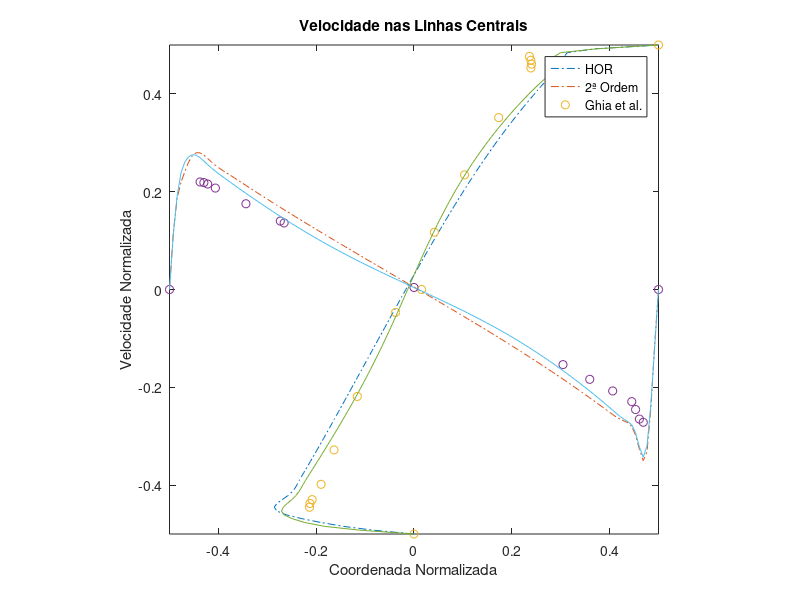

This chart was generated by the following MATLAB code:
clc; clearvars; 

% Dados fornecidos Ghia


y_ghia = [1.0, 0.9766, 0.9688, 0.9609, 0.9531, 0.8516, 0.7344, 0.6172, 0.5, ...
     0.4531, 0.2813, 0.1719, 0.1016, 0.0703, 0.0625, 0.0547, 0.0];
% u_ghia = [1.0, 0.84123, 0.78871, 0.73722, 0.68717, 0.23151, ...
%         0.00332, -0.13641, -0.20581, -0.21090, -0.15662, -0.10150, ...
%        -0.06434, -0.04775, -0.04192, -0.03717, 0.0]; %Re=100
u_ghia = [1.0, 0.47221, 0.47783, 0.48070, 0.47804, 0.34635, 0.20673, 0.08344, ...
    0.03111, -0.07540, -0.23186, -0.32709, -0.38000, -0.41657, ...
     -0.42537, -0.42735, 0.0]; %Re = 10000
 x_ghia = [1.0, 0.9688, 0.9609, 0.9531, 0.9453, 0.9063, 0.8594, 0.8047, ...
      0.5, 0.2344, 0.2266, 0.1563, 0.0938, 0.0781, 0.0703, 0.0625, 0.0];
 v_ghia = [0.0, -0.54302, -0.52987, -0.49099, -0.45863, -0.41496, -0.36737, ...
     -0.30719, 0.00831, 0.27224, 0.28003, 0.35070, 0.41487, ...
     0.43124, 0.43733, 0.43983, 0.0]; %Re = 10000
% v_ghia = [0.0, -0.05906, -0.07391, -0.08864, -0.10313, -0.16914, -0.22445, ...
%    -0.24533, 0.05454, 0.17527, 0.17507, 0.16077, 0.12317, 0.10890, ...
%    0.10091, 0.09233, 0.0]; %Re=100


% dados obtidos para Re 100 e high order
% ux_plot = [0, -0.000340204686492700, -0.000670114723474284, -0.000989493223958940, -0.00129919712872468, ...
%     -0.00160004891512908, -0.00189283534543232, -0.00217830655346657, -0.00245717482174998, ...
%     -0.00273011366596030, -0.00299775742926098, -0.00326070138974660, -0.00351950227483697, ...
%     -0.00377467903385092, -0.00402671371950983, -0.00427605235165119, -0.00452310566837678, ...
%     -0.00476824970252061, -0.00501182614989862, -0.00525414251824818, -0.00549547206184711, ...
%     -0.00573605351728800, -0.00597609066199127, -0.00621575172005377, -0.00645516864108777, -0.00669443627772489, ...
%     -0.00693361148706727, -0.00717271218098872, -0.00741171635003515, -0.00765056108582523, -0.00788914162730764, ...
%     -0.00812731045690524, -0.00836487647340043, -0.00860160426926362, -0.00883721354091627, ...
%     -0.00907137866105368, -0.00930372844254422, -0.00953384612350875, -0.00976126960289587, -0.00998549195515347,...
%     -0.0102059622513996, -0.0104220867127782, -0.0106332302194104, -0.0108387181954801, -0.0110378388875206, ...
%     -0.0112298460488669, -0.0114139620385236, -0.0115893813373846, -0.0117552744788512, -0.0119107923845022, ...
%     -0.0120550710886192, -0.0121872368281753, -0.0123064114674494, -0.0124117182188731, -0.0125022876141806, ...
%     -0.0125772636726045, -0.0126358102058722, -0.0126771171933278, -0.0127004071547788, -0.0127049414438367, ...
%     -0.0126900263807452, -0.0126550191411003, -0.0125993333155995, -0.0125224440560780, -0.0124238927246611, ...
%     -0.0123032909658683, -0.0121603241259160, -0.0119947539491715, -0.0118064204885689,	-0.0115952431745989, ...
%     -0.0113612209959870, -0.0111044317540778, -0.0108250303619142, -0.0105232461676899, -0.0101993792902622, ...
%     -0.00985379596137704, -0.00948692287477352, -0.00909924054605934, -0.00869127568883169, -0.00826359261170244,...
%     -0.00781678363742985, -0.00735145853916043, -0.00686823297979385, -0.00636771592882104, -0.00585049601689527,...
%     -0.00531712677233690, -0.00476811066639554, -0.00420388187634518, -0.00362478765860579, -0.00303106820969713,...
%     -0.00242283488296262, -0.00180004662620402, -0.00116248451269781, -0.000509724259190897, 0.000158893336331420,...
%     0.000844294042174395, 0.00154770384033296, 0.00227068436364125, 0.00301516974766938, 0.00378350431142215, ...
%     0.00457848021870573, 0.00540337395472680, 0.00626198007836653, 0.00715864028116722, 0.00809826530542197, ...
%     0.00908634675775471, 0.0101289553205748, 0.0112327213400322, 0.0124047932941598, 0.0136527692686965, ...
%     0.0149845963524226, 0.0164084328819547, 0.0179324688011222, 0.0195647001425843, 0.0213126548820035, ...
%     0.0231830692465909, 0.0251815160565169, 0.0273119898935747, 0.0295764578473919, 0.0319743892621333, ...
%     0.0345022832197444, 0.0371532183153533,	0.0399164554177774,	0.0427771303340900,	0.0457160793703882,...
%     0.0487098465249412, 0.0517309258222215,	0.0547483066849680,	0.0577350269189626]; 
% 
% uy_plot=[0.0, 0.000853698510822780, 0.00166630218091483, 0.00243424648105105, 0.00315836479244241, 0.00383961478721800,...
%     0.00447906138131003, 0.00507786083411050, 0.00563724533132045, 0.00615850807600962, 0.00664298894419879,...
%     0.00709206078922892, 0.00750711648330848, 0.00788955677589681, 0.00824077903346211, 0.00856216690790589,...
%     0.00885508096405510, 0.00912085028130686, 0.00936076503118316, 0.00957607002116960, 0.00976795918551252,...
%     0.00993757099534135, 0.0100859847532932, 0.0102142177315770, 0.0103232231070226, 0.0104138886420766,...
%     0.0104870360569648, 0.0105434210353464, 0.0105837338037973, 0.0106086002243808, 0.0106185833393971,...
%     0.0106141853081237, 0.0105958496769079, 0.0105639639262844, 0.0105188622417659, 0.0104608284585006,...
%     0.0103900991339877, 0.0103068667073865, 0.0102112827085399, 0.0101034609845381, 0.00998348091640505,...
%     0.00985139060318277, 0.00970720999526153, 0.00955093396318217, 0.00938253529227485, 0.00920196759735008,...
%     0.00900916815520080, 0.00880406065588498, 0.00858655787663579, 0.00835656428478736, 0.00811397857832099,...
%     0.00785869617455091, 0.00759061165909169, 0.00730962120862014, 0.00701562500208138, 0.00670852963592976,...
%     0.00638825055976053, 0.00605471454931747, 0.00570786223435967, 0.00534765069928048, 0.00497405617467412,...
%     0.00458707683827882, 0.00418673574384752, 0.00377308389652281, 0.00334620349316803, 0.00290621134580394,...
%     0.00245326250574753, 0.00198755410518964, 0.00150932943166621, 0.00101888224908498, 0.000516561376522165,...
%     2.77553276784895e-06, -0.000522001549605586, -0.00105722574220688, -0.00160227687904706, -0.00215645287143124,...
%     -0.00271896360585870, -0.00328892466309916, -0.00386535091055050, -0.00444715003612947, -0.00503311611041575,...
%     -0.00562192328455500, -0.00621211975443483, -0.00680212214666756, -0.00739021050855494, -0.00797452411190323,...
%     -0.00855305830850694, -0.00912366270228107, -0.00968404092807997, -0.0102317523486019, -0.0107642159965993,...
%     -0.0112787170977857, -0.0117724165080989, -0.0122423633849765, -0.0126855113837292, -0.0130987386248040,...
%     -0.0134788716140261, -0.0138227132146170, -0.0141270746666472, -0.0143888115273171, -0.0146048632660884,...
%     -0.0147722960955923, -0.0148883484572811, -0.0149504784162407, -0.0149564120600017, -0.0149041918500886,...
%     -0.0147922237515374, -0.0146193218737855, -0.0143847493046962, -0.0140882538152739, -0.0137300971611409,...
%     -0.0133110768109214, -0.0128325390911992, -0.0122963829494099, -0.0117050537934841, -0.0110615271609512,...
%     -0.0103692822888369, -0.00963226598567076, -0.00885484753408447, -0.00804176566276414, -0.00719806890679776,...
%     -0.00632905091427362, -0.00544018244481850, -0.00453704193503916, -0.00362524657165631, -0.00271038578889415,...
%     -0.00179795940547085, -0.000893315072646318, 0]; 

%Dados obtidos para Re=10000 e HOR
ux_plot = [0, -0.00962408739919035, -0.0166806197139595, -0.0218966513053017, -0.0264090774409289, -0.0301012052855484, -0.0323717935790892, -0.0330059034012356, -0.0323691587816889, -0.0311186617692267,...
    -0.0298360899251347, -0.0288210708183898, -0.0281002283117374, -0.0275602297688021, -0.0270778761456970, -0.0265839311274458, -0.0260636787352872, -0.0255288144819462, -0.0249927139837750, -0.0244613839580874,...
    -0.0239352837595777, -0.0234132713588428, -0.0228945029865523, -0.0223785788499596, -0.0218652635372020, -0.0213543588354664, -0.0208456892597941, -0.0203390865556846, -0.0198343637451590, -0.0193313077247336,...
    -0.0188296943234188, -0.0183293082501915, -0.0178299549066581, -0.0173314636242291, -0.0168336871292972, -0.0163365000149209, -0.0158397966860543, -0.0153434887550520, -0.0148475022562341, -0.0143517750176634,...
    -0.0138562543287396, -0.0133608948723686, -0.0128656569045136, -0.0123705046704732, -0.0118754050584747, -0.0113803264685324, -0.0108852378757853, -0.0103901080650321, -0.00989490502874466, -0.00939959553821998,...
    -0.00890414493453364, -0.00840851723132852, -0.00791267566956228, -0.00741658387256432, -0.00692020766095102, -0.00642351732934708, -0.00592648974037648, -0.00542910904416939, -0.00493136443171032, -0.00443324344847757,...
    -0.00393472035738164, -0.00343574087272440, -0.00293620682176003, -0.00243596598322401, -0.00193481241093843, -0.00143250035676191, -0.000928770792957829, -0.000423384869219244, 8.38446380679268e-05, 0.000593033092939174,...
    0.00110422108551197, 0.00161738952118403, 0.00213248780340906, 0.00264946659692862, 0.00316830630111752, 0.00368903492742453, 0.00421173327931401, 0.00473652929484860, 0.00526358588836815, 0.00579308704387023,...
    0.00632522591004603, 0.00686019675232723, 0.00739819104331861, 0.00793939674262527, 0.00848399960235872, 0.00903218520911588, 0.00958414115462410, 0.0101400587211049, 0.0107001342626328, 0.0112645699850560,...
    0.0118335747018756, 0.0124073641001634, 0.0129861613585531, 0.0135701972199959, 0.0141597107989521, 0.0147549495463891, 0.0153561704914274, 0.0159636400232979, 0.0165776357958129, 0.0171984458833913,...
    0.0178263714930509, 0.0184617243923697, 0.0191048300998637, 0.0197560208581507, 0.0204156399059713, 0.0210840266640075, 0.0217615221644976, 0.0224484394333047, 0.0231450914605972, 0.0238517531414395,...
    0.0245686879426690, 0.0252959413571390, 0.0260332960983632, 0.0267799452160720, 0.0275348616732948, 0.0282968864333250, 0.0290669291896887, 0.0298494847458009, 0.0306551937908353, 0.0314957998324854,...
    0.0323782940217025, 0.0332798543384324, 0.0341635011424043, 0.0349425951953837, 0.0354438342445493, 0.0354757338068900, 0.0361861295097650, 0.0427381582757168, 0.0577350269189626...
];

uy_plot = [0, 0.0134963034606037, 0.0215856618888722, 0.0252744522877382, 0.0278420747123001, ...
0.0300917564725070, 0.0316089271567079, 0.0322944451216911, 0.0322716885578991, 0.0317323537716889, ...
0.0309320948334082, 0.0300979910621424, 0.0293432697819764, 0.0286793948282811, 0.0280753551936469, ...
0.0274982742890736, 0.0269252665702133, 0.0263453945837050, 0.0257582832826819, 0.0251684032541732, ...
0.0245794929173851, 0.0239930528091981, 0.0234093635538801, 0.0228284446168116, 0.0222503215669441, ...
0.0216750235891552, 0.0211025605470396, 0.0205329044096373, 0.0199659827053708, 0.0194016895051339, ...
0.0188399014485819, 0.0182804884279839, 0.0177233201343675, 0.0171682711552658, 0.0166152244086977, ...
0.0160640717974475, 0.0155147140752193, 0.0149670591374781, 0.0144210223945907, 0.0138765236697276, ...
0.0133334896465117, 0.0127918476277385, 0.0122515329107694, 0.0117124758778271, 0.0111746192873755, ...
0.0106378920738996, 0.0101022449538859, 0.00956760040250179, 0.00903391919986353, 0.00850111180597375, ...
0.00796915233621243, 0.00743793360796402, 0.00690744649336551, 0.00637756164639198, 0.00584828864173200, ...
0.00531947430364969, 0.00479114542457133, 0.00426312798830798, 0.00373545946422984, 0.00320795370725764, ...
0.00268064685622016, 0.00215335462316821, 0.00162609583871378, 0.00109870494999530, 0.000571166853824565, ...
4.33504590252937e-05, -0.000484806324674396, -0.00101339004515030, -0.00154251546367634, -0.00207222326512682, ...
-0.00260267719900431, -0.00313387997763415, -0.00366603207786184, -0.00419911307935388, -0.00473334281515889, ...
-0.00526869540262589, -0.00580539227621023, -0.00634341804606383, -0.00688298171936767, -0.00742408924247622, ...
-0.00796692914993663, -0.00851153318473402, -0.00905806742451072, -0.00960658830275632, -0.0101572419153719, ...
-0.0107101047624527, -0.0112653076209228, -0.0118229411607093, -0.0123831257186563, -0.0129459607002407, ...
-0.0135115600052006, -0.0140800278251690, -0.0146514746376088, -0.0152260074660717, -0.0158037360472473, ...
-0.0163847705816125, -0.0169692233226888, -0.0175572103903010, -0.0181488512134142, -0.0187442731142909, ...
-0.0193436088397148, -0.0199470031253532, -0.0205546072178533, -0.0211665861399292, -0.0217831016000593, ...
-0.0224043054771763, -0.0230302915099594, -0.0236610681371107, -0.0242964773563378, -0.0249361785521102, ...
-0.0255796820491604, -0.0262267191582305, -0.0268776979662646, -0.0275338830579314, -0.0281961164882960, ...
-0.0288615966420151, -0.0295174282846591, -0.0301317819205306, -0.0306530289406570, -0.0310544291002674, ...
-0.0314680671973450, -0.0323543964468557, -0.0344027588540953, -0.0377220560176329, -0.0404233532114932, ...
-0.0382524203238310, -0.0279799515681100, -0.0128762219268668, 0];


% Dados obtidos para Re=10000 e Segunda ordem
ux_plot2 = [0, -0.0127936372666994, -0.0211151949035645, -0.0257678735957876, -0.0287415911302714, ...  
-0.0306459531357004, -0.0312964946320107, -0.0308829985123724, -0.0299213399030835, -0.0288559157151946, ...  
-0.0279347511394614, -0.0272240553939137, -0.0266636004698065, -0.0261552520903404, -0.0256341074188245, ...  
-0.0250836714522395, -0.0245143929515490, -0.0239403224625161, -0.0233689426817563, -0.0228015995614284, ...  
-0.0222374155419580, -0.0216758713952554, -0.0211171258440235, -0.0205614094825727, -0.0200087434397821, ...  
-0.0194591085837700, -0.0189126420080711, -0.0183696324385636, -0.0178304062929030, -0.0172952481235454, ...  
-0.0167643912499577, -0.0162380364111443, -0.0157163624050568, -0.0151995248714069, -0.0146876539266203, ...  
-0.0141808557073521, -0.0136792155478322, -0.0131827995865228, -0.0126916545531812, -0.0122058071089263, ...  
-0.0117252636532445, -0.0112500105617776, -0.0107800145715925, -0.0103152232523934, -0.00985556563687542, ...  
-0.00940095301959350, -0.00895127982847728, -0.00850642448526810, -0.00806625023898194, -0.00763060605228013, ...  
-0.00719932767090701, -0.00677223904326779, -0.00634915419793750, -0.00592987953880282, -0.00551421619908363, ...  
-0.00510196171813079, -0.00469290992786289, -0.00428684784798037, -0.00388354870193916, -0.00348276109974024, ...  
-0.00308419575668875, -0.00268751260011163, -0.00229231204711244, -0.00189813427720658, -0.00150446894375201, ...  
-0.00111077540241838, -0.000716510537781733, -0.000321158870920679, 7.57416785934828e-05, 0.000474584185967154, ...  
0.000875690859252608, 0.00127932494603404, 0.00168571323587650, 0.00209507340100211, 0.00250764013212969, ...  
0.00292368473434030, 0.00334352551203187, 0.00376752846706443, 0.00419610053712504, 0.00462967811140451, ...  
0.00506871450904603, 0.00551366850317256, 0.00596499592759488, 0.00642314409243524, 0.00688854942572940, ...  
0.00736163660171166, 0.00784281941728378, 0.00833250145096901, 0.00883107763465600, 0.00933893476537139, ...  
0.00985645309012071, 0.0103840065296074, 0.0109219645565785, 0.0114706922601839, 0.0120305526157714, ...  
0.0126019060356157, 0.0131851127263226, 0.0137805311430142, 0.0143885202157592, 0.0150094361020745, ...  
0.0156436340754266, 0.0162914632525381, 0.0169532689200239, 0.0176293850576828, 0.0183201363603490, ...  
0.0190258275475479, 0.0197467495009527, 0.0204831723409006, 0.0212353638021534, 0.0220035971928619, ...  
0.0227881971037561, 0.0235895308171964, 0.0244079904218775, 0.0252439264950196, 0.0260977507077377, ...  
0.0269705567929912, 0.0278658019981037, 0.0287898353957474, 0.0297487664463673, 0.0307437482817137, ...  
0.0317545508483362, 0.0327032625394560, 0.0334786675508185, 0.0339653054862981, 0.0338445554474273, ...  
0.0331369201015228, 0.0346340956290320, 0.0430636012470378, 0.0577350269189626];  



uy_plot2 = [ 0, 0.0129658112207862, 0.0221067576510751, 0.0274910160535459, 0.0301010237330885, ...  
            0.0313300350693955, 0.0318306466792307, 0.0317169775457664, 0.0311332188513949, 0.0303287244129603, ...  
            0.0294887246573373, 0.0286884430524893, 0.0279443264117127, 0.0272488825464240, 0.0265834498610012, ...  
            0.0259303064497493, 0.0252805972313126, 0.0246332103803896, 0.0239898916508206, 0.0233520709808250, ...  
            0.0227201575342313, 0.0220939538361446, 0.0214731554429072, 0.0208575857707993, 0.0202472174383923, ...  
            0.0196421171330874, 0.0190424002203622, 0.0184482056103767, 0.0178596830350779, 0.0172769809513663, ...  
            0.0167002370925162, 0.0161295722845216, 0.0155650905293814, 0.0150068793901570, 0.0144550119729624, ...  
            0.0139095438607437, 0.0133705151313276, 0.0128379439706194, 0.0123118339913261, 0.0117921622425325, ...  
            0.0112788964266170, 0.0107719706435101, 0.0102713199498092, 0.00977683369099511, 0.00928841898165393, ...  
            0.00880591734506049, 0.00832921302307682, 0.00785809531799832, 0.00739243074350214, 0.00693195218159724, ...  
            0.00647651346446089, 0.00602578915801722, 0.00557962451052118, 0.00513763799828663, 0.00469966789183521, ...  
            0.00426528398958649, 0.00383431512200469, 0.00340629507424908, 0.00298103606468422, 0.00255805286859912, ...  
            0.00213713009803520, 0.00171778300608855, 0.00129975619439880, 0.000882584631014686, 0.000465962257104973, ...  
            4.94595770825655e-05, -0.000367286077364624, -0.000784659009105074, -0.00120307759900688, -0.00162287877368367, ...  
           -0.00204452806386058, -0.00246831973504501, -0.00289475116252587, -0.00332408361668712, -0.00375682692970944, ...  
           -0.00419322136355494, -0.00463376943983211, -0.00507870206763364, -0.00552849785053832, -0.00598338757304131, ...  
           -0.00644381480838205, -0.00691001568759560, -0.00738239353365339, -0.00786119079453496, -0.00834676952560891, ...  
           -0.00883937460125767, -0.00933932712505526, -0.00984686599961477, -0.0103622707524618, -0.0108857632392863, ...  
           -0.0114175797555927, -0.0119579146653869, -0.0125069601080882, -0.0130648764255169, -0.0136318136062455, ...  
           -0.0142078972549059, -0.0147932401309675, -0.0153879352040797, -0.0159920622143352, -0.0166056840918373, ...  
           -0.0172288488874002, -0.0178615802571918, -0.0185038734627007, -0.0191556950326843, -0.0198169916857482, ...  
           -0.0204876697549156, -0.0211675568851529, -0.0218564295704716, -0.0225541907305966, -0.0232609967535286, ...  
           -0.0239770773903834, -0.0247026922273313, -0.0254391690322544, -0.0261897375348123, -0.0269560380691090, ...  
           -0.0277315372369663, -0.0285044880398623, -0.0292709166169406, -0.0300183523327450, -0.0306757389700534, ...  
           -0.0311996462451679, -0.0319519237751345, -0.0338539294358549, -0.0371829267135215, -0.0395854161224780, ...  
           -0.0368698630618392, -0.0271579864134892, -0.0135029352042067, 0 ];

% 

% GENERAL FLOW CONSTANTS 
lx = 129; 
ly = lx; 

uLid  = .1/sqrt(3); % horizontal lid velocity 
vLid  = 0;    % vertical lid velocity 
Re    = 10000;  % Reynolds number 100 or 10000
maxT  = 10000000; % total number of iterations 500000
tPlot = 1000;    % cycles for graphical output4000

% % VISUALIZATION
   figure
   % % Plotar os dados de Regularização de alta ordem  
     plot(ux_plot/uLid/2, (0:ly-1)/(ly-1)-.5,'-.');
     hold on
     plot((0:lx-1)/(lx-1)-.5, uy_plot/uLid/2,'-.');
     % % Plotar os dados de referência de Ghia
     plot(u_ghia / 2, y_ghia - .5, 'o');  % Velocidade u
     plot(x_ghia - .5, v_ghia / 2, 'o');  % Velocidade v
     % % Plotar dados de Regularização de segunda ordem
     plot(ux_plot2/uLid/2, (0:ly-1)/(ly-1)-.5,'-');
     plot((0:lx-1)/(lx-1)-.5, uy_plot2/uLid/2,'-');
     title('Velocidade nas Linhas Centrais')
     axis([-0.5 0.5 -0.5 0.5]);
     axis square      
     hold off

    % Configurações do gráfico
    title('Velocidade nas Linhas Centrais');
    xlabel('Coordenada Normalizada');
    ylabel('Velocidade Normalizada');
    legend({'HOR', '2ª Ordem', 'Ghia et al.'}, ...
       'Location', 'best');
    drawnow     


save ldcRe1e4L065hor
savefig('plotghia')